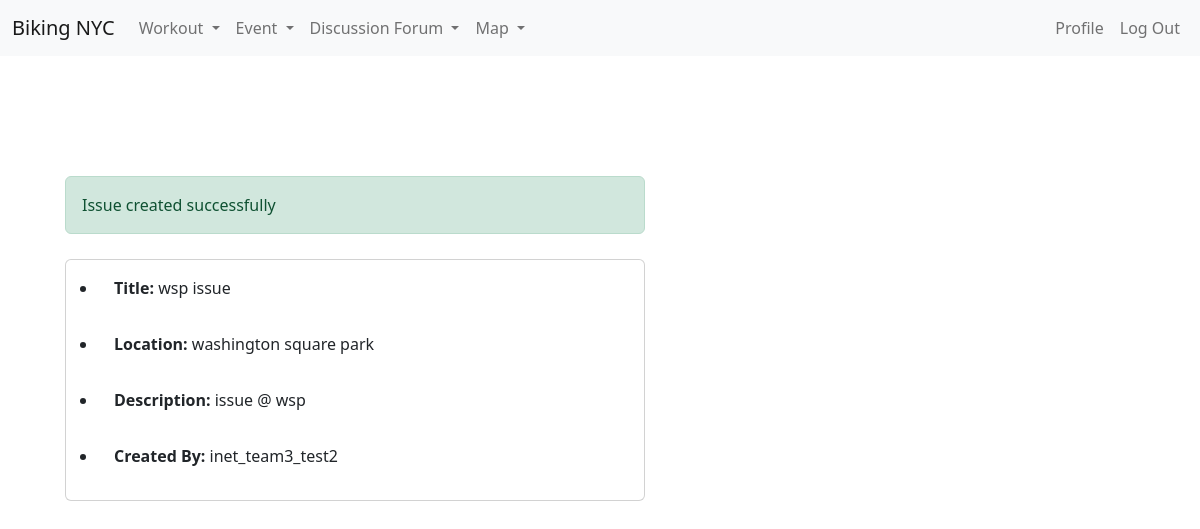
The app's page /post_issue/success (signed in) with its own data.
### bikingapp/models.py (models this page shows, shortened)
class Issue(models.Model):
    title = models.CharField(max_length=100)
    content = models.TextField()
    author = models.CharField(max_length=100, default="user")
    location = models.CharField(max_length=100, default="NYU Tandon")

### bikingapp/views.py (the view)
# urls.py: path("post_issue/success", views.issue_success),
@login_required
def issue_success(request):
    obj = models.Issue.objects.order_by("id").latest("id")
    context = {"obj1": obj}
    return render(request, "issue_success.html", context)

### bikingapp/models.py (called while the page is built)
    def __str__(self):
        return self.username

### bikingapp/templates/issue_success.html (shortened to what this page needs)
<!DOCTYPE html>
<html lang="en">
  <head>
    <link
      href="https://cdn.jsdelivr.net/npm/bootstrap@5.2.2/dist/css/bootstrap.min.css"
      rel="stylesheet"
    />
    <link
      rel="stylesheet"
      href="https://cdn.jsdelivr.net/npm/bootstrap-icons@1.9.1/font/bootstrap-icons.css"
    />
  </head>
  <body>
    {% extends 'base.html' %} {% block content %}
    <div style="margin-top: 120px">
      <div class="col">
        <div
          class="alert alert-success col-lg-6"
          role="alert"
          style="margin-left: 25px"
        >
          Issue created successfully
        </div>
        <div class="card col-lg-6" style="margin: 25px">
          <ul>
            <li class="card-body"><b>Title:</b> {{obj1.title}}</li>
            <li class="card-body"><b>Location:</b> {{obj1.location}}</li>
            <li class="card-body"><b>Description:</b> {{obj1.content}}</li>
            <li class="card-body"><b>Created By:</b> {{obj1.author}}</li>
          </ul>
        </div>
      </div>
    </div>
    {% endblock content %}

### records on screen
Issue: title "wsp issue", location "washington square park", content "issue @ wsp", author "inet_team3_test2"
